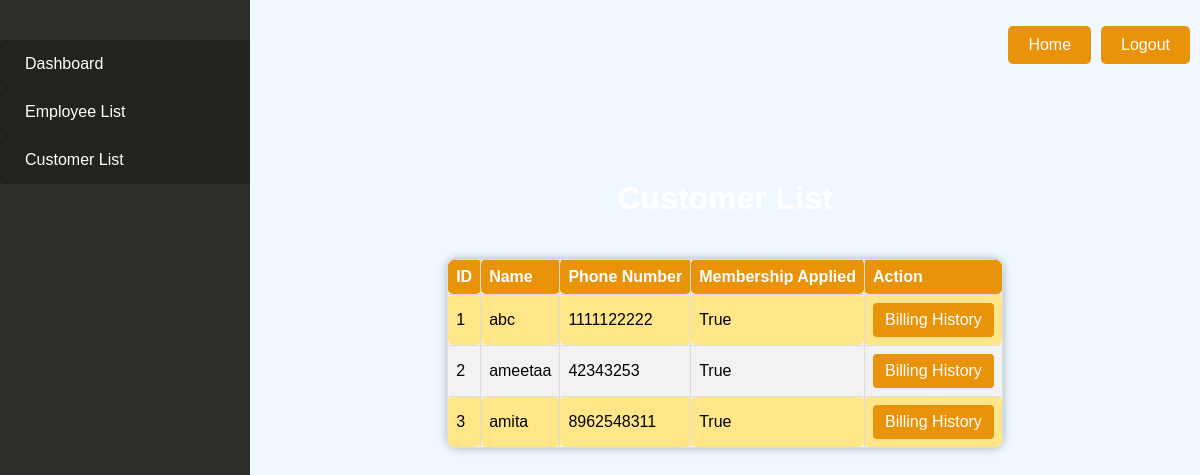
/menu/customers/, run on the app's committed database.
### orders/models.py (models this page shows)
class Customer(models.Model):
    cust_id = models.AutoField(primary_key=True)
    phone_no = models.CharField(unique=True,max_length=15)
    name = models.CharField(max_length=100)
    membership_applied = models.BooleanField(default=False, null=True)

### manager/views.py (the view)
# urls.py: path('customers/', customer_list, name='customer_list'),
def customer_list(request):
    customers = Customer.objects.all()
    return render(request, 'manager/customer_list.html', {'customers': customers})

### manager/templates/manager/customer_list.html (shortened to what this page needs)
<!DOCTYPE html>
<html lang="en">
<head>
</head>
<body>
    <header class="fixed-header">
        <nav>
            <ul class="nav-list">
                <li><a href="{% url 'home' %}">Home</a></li>
                <li><a href="{% url 'logout' %}">Logout</a></li>
            </ul>
        </nav>
    </header>
    <nav class="sidebar sidebar-offcanvas" id="sidebar">
        <ul class="nav">
            <li class="nav-item">
              <a class="nav-link" href= "{% url 'manager_dashboard' %}">
                <span class="menu-title">Dashboard</span>
              </a>
            </li>
            <li class="nav-item">
              <a class="nav-link" href="{% url 'employee_list' %}">
                <span class="menu-title">Employee List</span>
              </a>
            </li>
             <li class="nav-item">
              <a class="nav-link" href="{% url 'customer_list' %}">
                <span class="menu-title">Customer List</span>
              </a>
            </li>
          </ul>
    </nav>
    <div class="container " style="margin-left: 250px;">
        <div class="vstack g-5">
            <h1 style="font-family: Impact, Haettenschweiler, 'Arial Narrow Bold', sans-serif; margin-top: -40%;">Customer List</h1>
            <table>
                <tr>
                    <th>ID</th>
                    <th>Name</th>
                    <th>Phone Number</th>
                    <th>Membership Applied</th>
                    <th>Action</th>
                </tr>
                {% for customer in customers %}
                    <tr>
                        <td>{{ customer.cust_id }}</td>
                        <td>{{ customer.name }}</td>
                        <td>{{ customer.phone_no }}</td>
                        <td>{{ customer.membership_applied }}</td>
                        <td><a href="{% url 'billing_history' customer_id=customer.pk %}">Billing History</a></td>
                    </tr>
                {% endfor %}
            </table>
        </div>
    </div>
</body>
</html>

### manager/templates/manager/customer_list.html (style rules this page uses)
body { font-family: Arial, sans-serif; display: flex; align-items: center; justify-content: center; height: 100vh; margin: 0; background-color: #f0f8ff; background-image: url('/static/users/empbg.jpg'); background-size: cover; background-repeat: no-repeat; background-attachment: fixed; background-position: center center; position: relative; }
h1 { color: white; }
table { width: 100%; border-collapse: collapse; margin-top: 20px; border-radius: 10px; overflow: hidden; box-shadow: 0 0 10px rgba(0, 0, 0, 0.3); }
th, td { border: 1px solid #ddd; padding: 8px; text-align: left; border-radius: 5px; }
td { font-family:Verdana, Geneva, Tahoma, sans-serif }
tr:nth-child(even) { background-color: #ffe789; }
tr:nth-child(odd) { background-color: #f2f2f2; }
#sidebar { position: fixed; top: 0; left: 0; width: 250px; height: 100%; background: #21221cf1; color: #f8eded; overflow-y: auto; transition: all 0.3s; z-index: 200; }
#sidebar ul.nav { list-style: none; padding: 0; margin-top: 40px; }
#sidebar ul.nav li { margin: 0; padding: 0; }
#sidebar ul.nav li a { display: block; padding: 15px; text-decoration: none; color: #fff; background-color: #21221cf1; transition: background-color 0.3s; }
#sidebar ul.nav li span.menu-title { display: inline-block; }
a { display: inline-block; padding: 8px 12px; background-color: #e9930a; color: white; text-decoration: none; border-radius: 4px; }
th { background-color: #e9930a; color: white; font-family:Verdana, Geneva, Tahoma, sans-serif; }
.vstack { display: flex; flex-direction: column; align-items: center; justify-content: center; margin-top: 50px; }
.fixed-header { position: fixed; top: 0; left: 0; width: 100%; z-index: 100; color: #fff; padding: 10px 0; }
.nav-list { list-style: none; display: flex; justify-content: flex-end; padding: 0; }
.nav-list li { margin-right: 10px; }
.nav-list li a { display: inline-block; padding: 10px 20px; background-color: #e9930a; color: #fff; text-decoration: none; border-radius: 5px; transition: background-color 0.3s; }

### data on the page
Customer: cust_id "1", name "abc", phone_no "1111122222", membership_applied "True"
Customer: cust_id "2", name "ameetaa", phone_no "42343253", membership_applied "True"
Customer: cust_id "3", name "amita", phone_no "8962548311", membership_applied "True"
